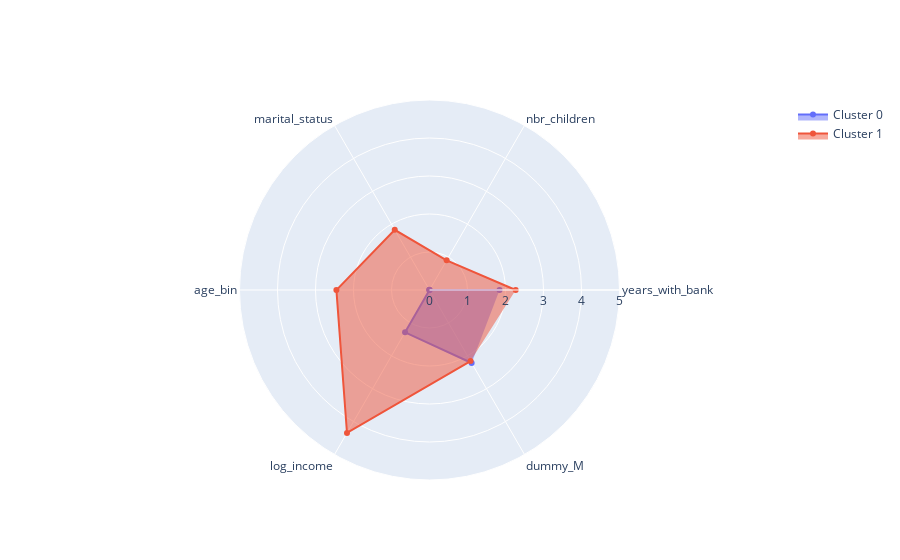

This figure's notebook cell:
### Code cell
import plotly.graph_objects as go

categories = final_df.columns.to_list()
categories.remove('cluster')

fig = go.Figure()

for cluster in clusters:
    #R computation
    r = []
    for i in categories:
        r.append(cluster[i].mean())
        
    fig.add_trace(go.Scatterpolar(
        r=r,
        theta=categories,
        fill='toself', name=f'Cluster {cluster.iloc[0,-1]}'))

fig.update_layout(
  polar=dict(
    radialaxis=dict(
      visible=True,
      range=[0, 5]
    )),
  showlegend=True
)

fig.write_html("radar.html")

fig.show()

### Figure 1 — Plotly figure (JSON) as saved in the notebook; plotly's stock layout.template omitted (floating-point values rounded to 4 significant figures)
{"data": [{"fill": "toself", "name": "Cluster 0", "r": [1.843, 0, 0.01104, 0, 1.287, 2.219], "theta": ["years_with_bank", "nbr_children", "marital_status", "age_bin", "log_income", "dummy_M "], "type": "scatterpolar"}, {"fill": "toself", "name": "Cluster 1", "r": [2.268, 0.9005, 1.83, 2.45, 4.343, 2.161], "theta": ["years_with_bank", "nbr_children", "marital_status", "age_bin", "log_income", "dummy_M "], "type": "scatterpolar"}], "layout": {"polar": {"radialaxis": {"range": [0, 5], "visible": true}}, "showlegend": true}}
